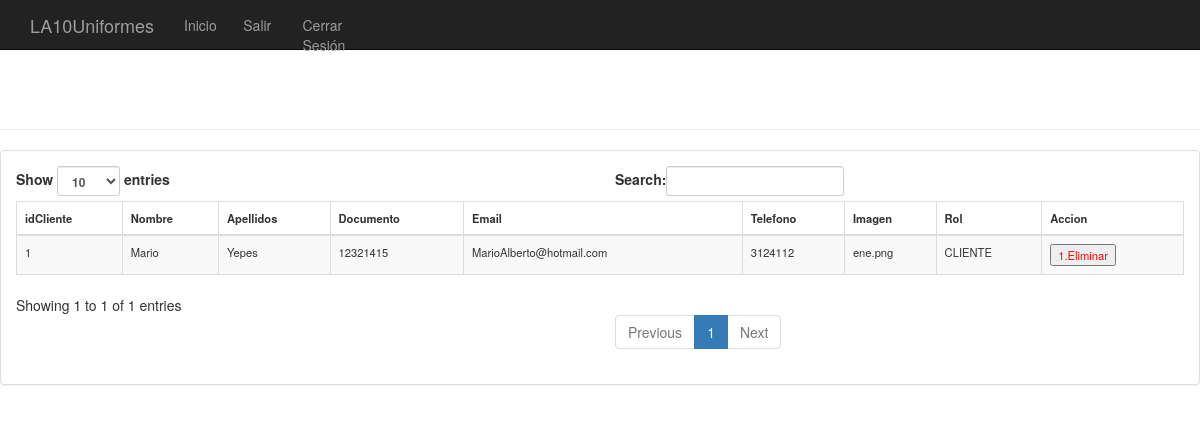
Page /GUI/Administrador/Paginas/verClientes.php on the committed database.
### tables this page shows
CREATE TABLE `usuarios` (
  `idUsuario` int(11) NOT NULL AUTO_INCREMENT,
  `nombre` varchar(70) NOT NULL,
  `apellido` varchar(70) NOT NULL,
  `documento` varchar(70) NOT NULL,
  `email` varchar(70) NOT NULL,
  `contraseña` varchar(70) NOT NULL,
  `telefono` varchar(15) NOT NULL,
  `imagen` varchar(70) NOT NULL,
  `rol` varchar(70) NOT NULL,
  PRIMARY KEY (`idUsuario`)
);

### GUI/Administrador/Paginas/verClientes.php (the view, shortened to what this page needs)
<html lang="en">
    <head>
    <link type="text/css" href="..\..\Componentes\css\estiloFormularios.css" rel="stylesheet"><!estilo principal>
    <link href="../../Componentes/boostrapCss/bootstrap.min.css" rel="stylesheet">
</head>
<body>
    <br>
    <br>
    <nav class="navbar navbar-inverse navbar-fixed-top" role="navigation">
        <div class="container">
            <div class="navbar-header">
                <a class="navbar-brand" href="Inicio.php">LA10Uniformes</a>
            </div>
            <div class="collapse navbar-collapse" id="bs-example-navbar-collapse-1">
                <ul class="nav navbar-nav">
                    <li>
                        <a href="Inicio.php">Inicio</a>
                    </li>
                    <li>
                        <a href="login.php">Salir</a>
                    </li>
                    <li>
                        <a href="login.php">Cerrar Sesión</a>
                    </li>
                </ul>
            </div>
        </div>
    </nav>
    <div id="wrapper">
        <div id="page-wrapper">
            <div class="row">
                <div class="col-lg-12">
                    <h1 class="page-header" style="color: white">Tabla Clientes</h1>
                </div>
            </div>
            <div class="row">
                <div class="col-lg-12">
                    <div class="panel panel-default">
                        <div class="panel-body">
                            <div class="dataTable_wrapper">
                                <table class="table table-striped table-bordered table-hover" id="dataTables-example">
                                    <thead>
                                        <tr>
                                            <th>idCliente</th>
                                            <th>Nombre</th>
                                            <th>Apellidos</th>
                                            <th>Documento</th>
                                            <th>Email</th>
                                            <th>Telefono</th>
                                            <th>Imagen</th>
                                            <th>Rol</th>
                                            <th>Accion</th>
                                        </tr>
                                    </thead>
                                    <tbody>
                                    <form  <f method="post" action="../../../Clases/ControlClientes.php" enctype="multipart/form-data" >
                                            <?php
                                            $link = Conectarse();
                                            $resulta = mysql_query("SELECT * FROM usuarios WHERE rol= 'CLIENTE';", $link);
                                            while ($row = mysql_fetch_row($resulta)) {
                                                $consul = $row[0];
                                                $result = mysql_query("select * from usuarios where idUsuario= " . $consul . ";");
                                                while ($fila = mysql_fetch_array($result)) {
                                                    echo "<tr class='even gradeC'>";
                                                      echo"<td>" . $fila[0] . "</td>";
                                                    echo"<td>" . $fila[1] . "</td>";
                                                    echo"<td>" . $fila[2] . "</td>";
                                                    echo"<td>" . $fila[3] . "</td>";
                                                    echo"<td>" . $fila[4] . "</td>";
                                                    echo"<td>" . $fila[6] . "</td>";
                                                    echo"<td>" . $fila[7] . "</td>";
                                                    echo"<td>" . $fila[8] . "</td>";
                                                    echo"<td><input type=submit name=Eliminar value= " . $fila[0] . ".Eliminar id= Eliminar></td>";
                                                    echo "</tr>";
                                                }
                                            }
                                            ?>
                                    </form>
                                    </tbody>
                                </table>
                            </div>
                        </div>
                    </div>
                </div>
            </div>
        </div>
    </div>
</body>
</html>

### GUI/Componentes/CSS/estiloFormularios.css (style rules this page uses)
@media screen and (max-width:1300px) { html,body { font-size: 80%; } }
@media screen and (max-width:1300px) { input,textarea,select,table { width: 80%; font-size: 80%; } }
nav { background-color:#666666; color: white; width: 100%; height: 5%; }
nav ul { list-style: none; }
nav li { float: left; width: 25%; }
nav ul li a { padding:10px 20px; display: block; color:black; text-decoration: none; }
#eliminar { width:auto; height: auto; color: red; }

### rows in the picture
usuarios: idUsuario "1", nombre "Mario", apellido "Yepes", documento "12321415", email "MarioAlberto@hotmail.com", telefono "3124112", imagen "ene.png", rol "CLIENTE", Eliminar "1.Eliminar"
